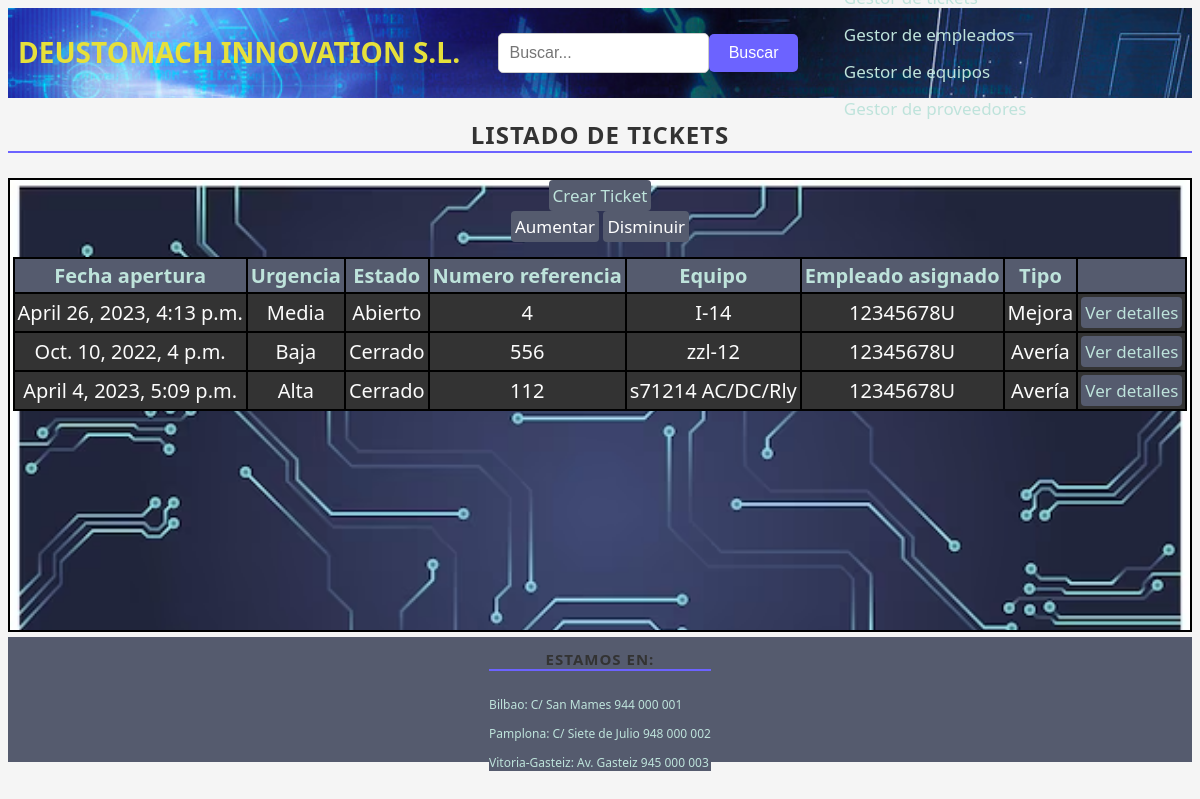
/aplicacion/empleados/3/tickets, run on an earlier commit of the app's database.
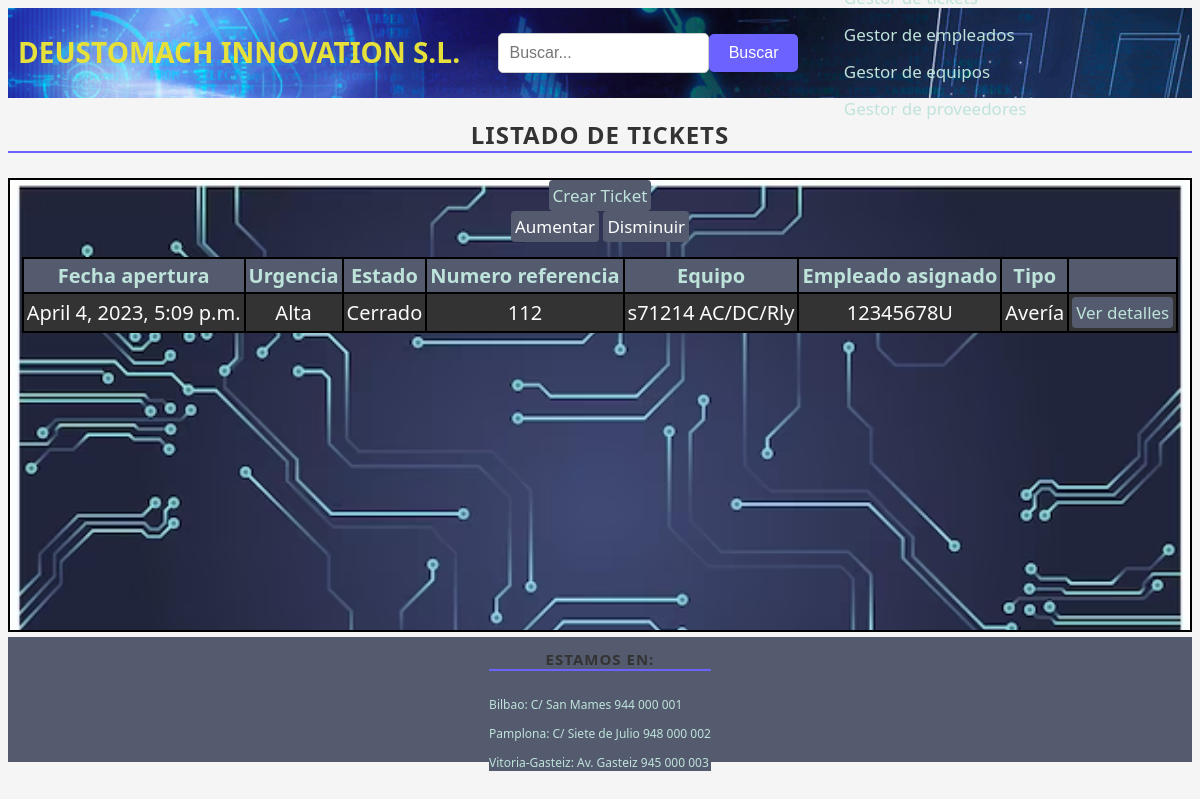
And on a later commit of the database.
### app_reto1/models.py (models this page shows, shortened)
class Ticket(models.Model):
    equipo_a_reparar = models.ForeignKey(Equipo, on_delete=models.CASCADE)
    num_referencia = models.IntegerField()
    descripcion = models.CharField(max_length=100)
    detalles = models.CharField(max_length=500)
    fecha_apertura = models.DateTimeField()
    fecha_resolucion = models.DateTimeField(null=True, blank=True)
    urgencia = models.ForeignKey(Urgencia, on_delete=models.CASCADE)
    tipo_ticket = models.ForeignKey(Tipo_ticket, on_delete=models.CASCADE)
    estado_ticket = models.ForeignKey(Estado_ticket, on_delete=models.CASCADE)
    empleado_asignado = models.ForeignKey(Empleado, on_delete=models.CASCADE)
    comentarios_ticket = models.CharField(
        max_length=500, null=True, blank=True)

class Urgencia(models.Model):
    gravedad = models.CharField(max_length=20)
    def __str__(self):
        return self.gravedad

class Estado_ticket(models.Model):
    estado = models.CharField(max_length=20)
    def __str__(self):
        return self.estado

class Equipo(models.Model):
    num_serie = models.IntegerField()
    marca = models.CharField(max_length=20)
    modelo = models.CharField(max_length=50)
    tipo_equipo = models.CharField(max_length=20)
    fecha_adquisicion = models.DateField()
    fecha_puesta_marcha = models.DateField()
    proveedor = models.ForeignKey(Proveedor, on_delete=models.CASCADE)
    planta = models.ForeignKey(Planta, on_delete=models.CASCADE)
    def __str__(self):
        return self.modelo

class Empleado(models.Model):
    DNI = models.CharField(max_length=9)
    nombre = models.CharField(max_length=20)
    apellido1 = models.CharField(max_length=20)
    apellido2 = models.CharField(max_length=20, null=True, blank=True)
    email = models.EmailField()
    telefono = models.IntegerField()
    def __str__(self):
        return self.DNI

class Tipo_ticket(models.Model):
    tipo = models.CharField(max_length=20)
    def __str__(self):
        return self.tipo

### app_reto1/views.py (the view)
# urls.py: path('empleados/<int:empleado_id>/tickets',views.tickets_de_empleado, name = "tickets_de_empleado"),
def tickets_de_empleado(request, empleado_id):
    empleado = get_object_or_404(Empleado, pk=empleado_id)
    ticket = empleado.ticket_set.all()
    context = {'empleado': empleado, 'lista_tickets': ticket}
    return render(request, 'ticket_list.html', context)

### app_reto1/templates/ticket_list.html (shortened to what this page needs)
{% extends "base.html" %}
{% block busqueda %}
<div class="busqueda">
    <form method="get">
        <div class="busqueda1">
            <input type="text" class="form-control" placeholder="Buscar..." name="buscar">
            <button type="submit" class="boton_busqueda">Buscar</button>
        </div>
    </form>
</div>
{% endblock %}
{% block contenido %}
<h2>Listado de tickets</h2>
<div class="divprincipal">
    <button class="boton"><a class="enlace" href="/aplicacion/ticket/create">Crear Ticket</a></button>
    {% if lista_tickets %}
    <div>
        <button class="boton" id="aumentar">Aumentar</button>
        <button class="boton" id="disminuir">Disminuir</button>
    </div>
    <div id="tamanos">
        <table>
            <tr>
                <th>Fecha apertura</th>
                <th>Urgencia</th>
                <th>Estado</th>
                <th>Numero referencia
                <th>Equipo</th>
                <th>Empleado asignado</th>
                <th>Tipo</th>
                <th></th>
            </tr>
            {% for e in lista_tickets %}
            <tr>
                <td>{{ e.fecha_apertura}}</td>
                <td>{{ e.urgencia}}</td>
                <td>{{ e.estado_ticket}}</td>
                <td>{{ e.num_referencia}}</td>
                <td>{{ e.equipo_a_reparar}}</td>
                <td>{{ e.empleado_asignado}}</td>
                <td>{{ e.tipo_ticket}}</td>
                <td>
                    <button class="boton"><a class="enlace" href="/aplicacion/ticket/{{ e.id }}">Ver
                            detalles</a></button>
                </td>
            </tr>
            {% endfor %}
        </table>
    </div>
</div>
{% else %}
<p>No hay Tickets creados.</p>
{% endif %}
{% endblock contenido %}

What changed in the data, as far as the page shows it:
removed Ticket: fecha_apertura "April 26, 2023, 4:13 p.m.", urgencia "Media", estado_ticket "Abierto", num_referencia "4", equipo_a_reparar "I-14", empleado_asignado "12345678U", tipo_ticket "Mejora"
removed Ticket: fecha_apertura "Oct. 10, 2022, 4 p.m.", urgencia "Baja", estado_ticket "Cerrado", num_referencia "556", equipo_a_reparar "zzl-12", empleado_asignado "12345678U", tipo_ticket "Avería"
